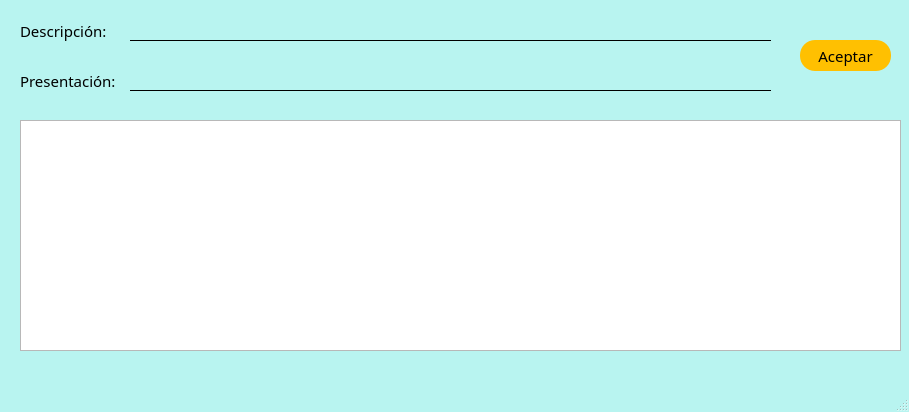
<?xml version="1.0" encoding="UTF-8"?>
<ui version="4.0">
 <class>BDP</class>
 <widget class="QMainWindow" name="BDP">
  <property name="geometry">
   <rect>
    <x>0</x>
    <y>0</y>
    <width>909</width>
    <height>412</height>
   </rect>
  </property>
  <property name="windowTitle">
   <string>MainWindow</string>
  </property>
  <property name="styleSheet">
   <string notr="true">*{
font-family:century gothic;
font-size: 15px;
}
QMainWindow{
background: #b8f4f0;
}
QLabel{
	background:transparent;
}
QLineEdit{
	border:none;
	border-bottom: 1px solid black;
	background: transparent;
}
QPushButton{
border-radius:15px;
background:#ffc001;

}
QPushButton:hover{
background:#dea806;
}
</string>
  </property>
  <widget class="QWidget" name="centralwidget">
   <widget class="QLabel" name="label_9">
    <property name="geometry">
     <rect>
      <x>20</x>
      <y>20</y>
      <width>111</width>
      <height>21</height>
     </rect>
    </property>
    <property name="text">
     <string>Descripción:</string>
    </property>
   </widget>
   <widget class="QLineEdit" name="LineClaveBusqueda">
    <property name="geometry">
     <rect>
      <x>130</x>
      <y>10</y>
      <width>641</width>
      <height>31</height>
     </rect>
    </property>
   </widget>
   <widget class="QLabel" name="label_10">
    <property name="geometry">
     <rect>
      <x>20</x>
      <y>70</y>
      <width>111</width>
      <height>21</height>
     </rect>
    </property>
    <property name="text">
     <string>Presentación:</string>
    </property>
   </widget>
   <widget class="QLineEdit" name="LinePresentaBusqueda">
    <property name="geometry">
     <rect>
      <x>130</x>
      <y>60</y>
      <width>641</width>
      <height>31</height>
     </rect>
    </property>
   </widget>
   <widget class="QPushButton" name="btnAceptarBusqueda">
    <property name="geometry">
     <rect>
      <x>800</x>
      <y>40</y>
      <width>91</width>
      <height>31</height>
     </rect>
    </property>
    <property name="text">
     <string>Aceptar</string>
    </property>
   </widget>
   <widget class="QTableView" name="tableView">
    <property name="geometry">
     <rect>
      <x>20</x>
      <y>120</y>
      <width>881</width>
      <height>231</height>
     </rect>
    </property>
    <property name="editTriggers">
     <set>QAbstractItemView::NoEditTriggers</set>
    </property>
   </widget>
  </widget>
  <widget class="QMenuBar" name="menubar">
   <property name="geometry">
    <rect>
     <x>0</x>
     <y>0</y>
     <width>909</width>
     <height>26</height>
    </rect>
   </property>
  </widget>
  <widget class="QStatusBar" name="statusbar"/>
 </widget>
 <resources/>
 <connections/>
</ui>
